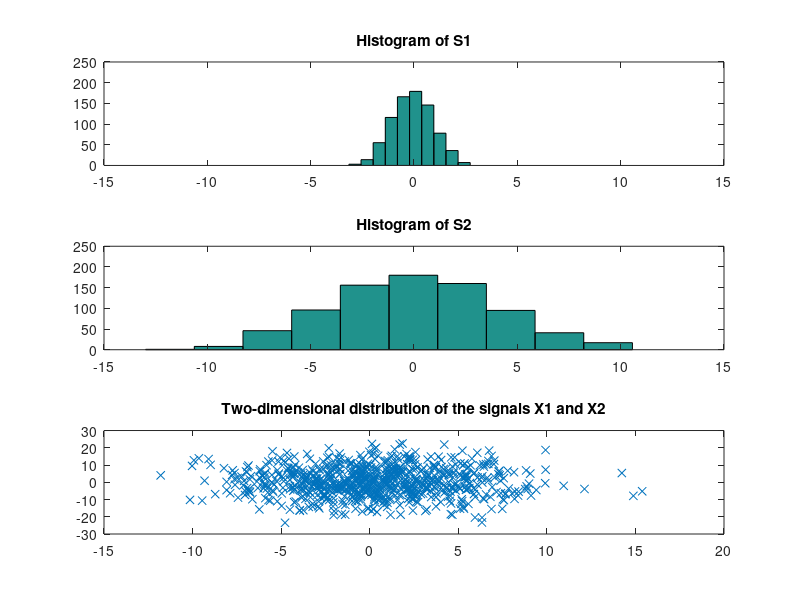

Here is the MATLAB script that generated this plot:
%C part 1
clear

n= 800;

A = ([1 -1; 1 2]);

%Variance for the sources
Svar1 =1;
Svar2 =4;

%Variance for X signals
Xvar1 = sqrt(17);
Xvar2 = sqrt(65);

%Generate the sources
S1 = normrnd(0,Svar1,n,1);
S2 = normrnd(0,Svar2,n,1);

%Generate the X signals
X1 = normrnd(0,Xvar1,n,1);
X2 = normrnd(0,Xvar2,n,1);
 
%%%%%%%%%%%%%%%%%%%%%%%%%%%%%%%%%%%%%%%%%%%%%%%%
%Plots
%%%%%%%%%%%%%%%%%%%%%%%%%%%%%%%%%%%%%%%%%%%%%%%%
%Plot Histogram of S1
subplot(3,1,1)
hist(S1)
axis([-15 15 0 250])    %[xmin xmax ymin ymax]
title('Histogram of S1')
drawnow

%Plot Histogram of S2
subplot(3,1,2)
hist(S2)
axis([-15 15 0 250])    %[xmin xmax ymin ymax]
title('Histogram of S2');
drawnow

%Plot X1,X2
subplot(3,1,3)
plot(X1,X2,'x');
title('Two-dimensional distribution of the signals X1 and X2');
drawnow
